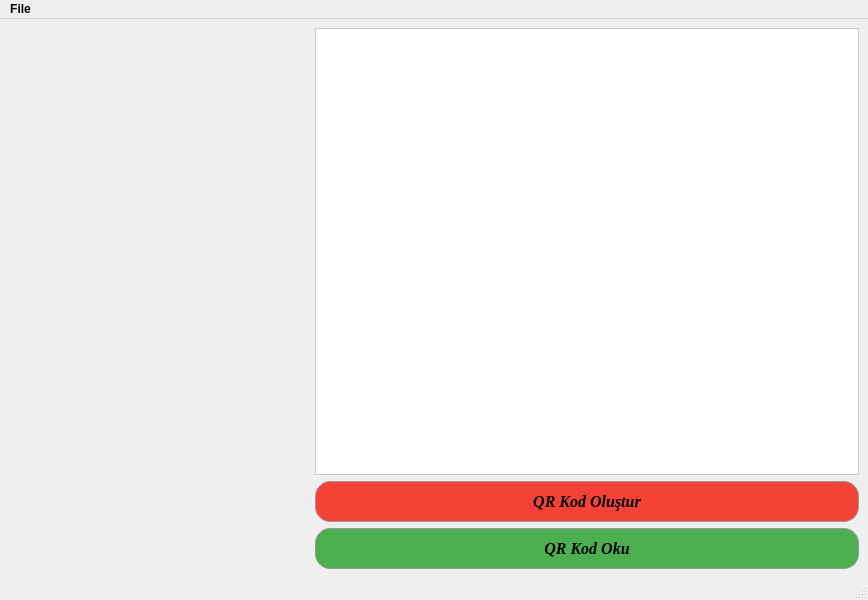
<?xml version="1.0" encoding="UTF-8"?>
<ui version="4.0">
 <class>MainWindow</class>
 <widget class="QMainWindow" name="MainWindow">
  <property name="geometry">
   <rect>
    <x>0</x>
    <y>0</y>
    <width>868</width>
    <height>600</height>
   </rect>
  </property>
  <property name="font">
   <font>
    <weight>75</weight>
    <bold>true</bold>
   </font>
  </property>
  <property name="windowTitle">
   <string>MainWindow</string>
  </property>
  <property name="styleSheet">
   <string notr="true"/>
  </property>
  <widget class="QWidget" name="centralwidget">
   <layout class="QHBoxLayout" name="horizontalLayout">
    <item>
     <widget class="QLabel" name="label">
      <property name="minimumSize">
       <size>
        <width>300</width>
        <height>300</height>
       </size>
      </property>
      <property name="text">
       <string/>
      </property>
     </widget>
    </item>
    <item>
     <layout class="QVBoxLayout" name="verticalLayout">
      <item>
       <widget class="QTextEdit" name="textEdit">
        <property name="styleSheet">
         <string notr="true">border: 1px solid #ccc;
</string>
        </property>
       </widget>
      </item>
      <item>
       <widget class="QPushButton" name="pushButton">
        <property name="font">
         <font>
          <family>Times New Roman</family>
          <pointsize>12</pointsize>
          <weight>75</weight>
          <italic>true</italic>
          <bold>true</bold>
         </font>
        </property>
        <property name="styleSheet">
         <string notr="true">background-color: #F44336;
color: black;
color: black;
border-radius: 15px;
border: 1px solid #999;
padding: 10px;
</string>
        </property>
        <property name="text">
         <string>QR Kod Oluştur</string>
        </property>
       </widget>
      </item>
      <item>
       <widget class="QPushButton" name="pushButton_2">
        <property name="font">
         <font>
          <family>Times New Roman</family>
          <pointsize>12</pointsize>
          <weight>75</weight>
          <italic>true</italic>
          <bold>true</bold>
         </font>
        </property>
        <property name="autoFillBackground">
         <bool>false</bool>
        </property>
        <property name="styleSheet">
         <string notr="true">background-color: #4CAF50;
color: black;
border-radius: 15px;
border: 1px solid #999;
padding: 10px;
</string>
        </property>
        <property name="text">
         <string>QR Kod Oku</string>
        </property>
       </widget>
      </item>
     </layout>
    </item>
   </layout>
  </widget>
  <widget class="QMenuBar" name="menubar">
   <property name="geometry">
    <rect>
     <x>0</x>
     <y>0</y>
     <width>868</width>
     <height>26</height>
    </rect>
   </property>
   <widget class="QMenu" name="menuFile">
    <property name="styleSheet">
     <string notr="true">color:black</string>
    </property>
    <property name="title">
     <string>File</string>
    </property>
    <property name="icon">
     <iconset>
      <normaloff>../../../Downloads/burger-bar.png</normaloff>../../../Downloads/burger-bar.png</iconset>
    </property>
    <addaction name="actionLoad"/>
    <addaction name="actionSave"/>
    <addaction name="actionQuit"/>
   </widget>
   <addaction name="menuFile"/>
  </widget>
  <widget class="QStatusBar" name="statusbar"/>
  <action name="actionLoad">
   <property name="text">
    <string>Load</string>
   </property>
  </action>
  <action name="actionSave">
   <property name="text">
    <string>Save</string>
   </property>
  </action>
  <action name="actionQuit">
   <property name="text">
    <string>Quit</string>
   </property>
  </action>
 </widget>
 <resources/>
 <connections/>
</ui>
